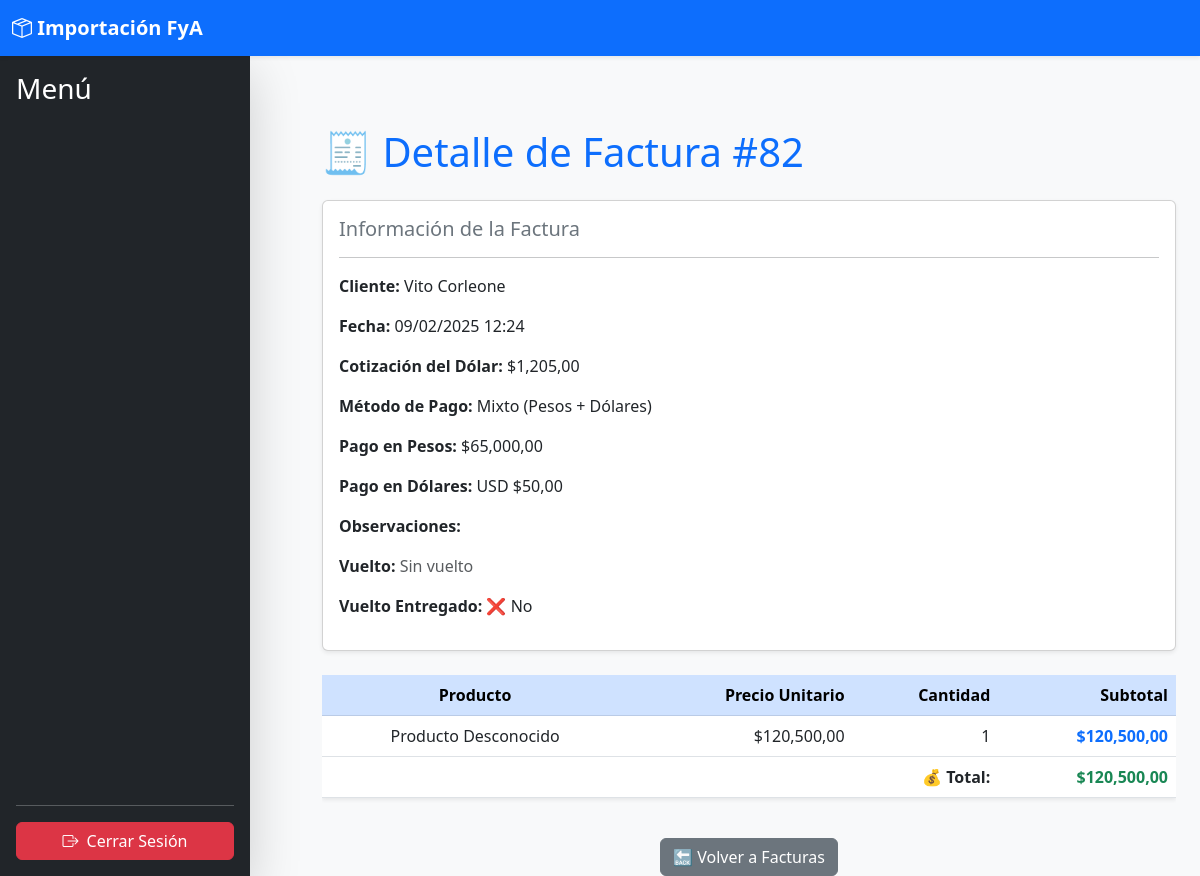
Page /facturacion/facturas/82/ on the committed database.
### facturacion/models.py (models this page shows, shortened)
class Factura(models.Model):
    cliente = models.ForeignKey(Cliente, on_delete=models.CASCADE, related_name='facturas')
    fecha = models.DateTimeField(auto_now_add=True)
    dolar_venta = models.DecimalField(max_digits=10, decimal_places=2, default=0)  # Dólar al momento de la venta
    pago_pesos = models.DecimalField(max_digits=10, decimal_places=2, default=0)  # Monto en pesos
    pago_dolares = models.DecimalField(max_digits=10, decimal_places=2, default=0)  # Monto en dólares
    metodo_pago = models.CharField(
        max_length=20,
        choices=[
            ('pesos', 'Pesos'),
            ('dolares', 'Dólares'),
            ('mixto', 'Mixto')
        ],
        default='pesos'
    )
    total = models.DecimalField(max_digits=10, decimal_places=2, default=0)
    vuelto = models.DecimalField(max_digits=10, decimal_places=2, default=0)
    observaciones = models.TextField(blank=True, null=True)  # Nuevo campo agregado
    vuelto_entregado = models.BooleanField(default=False, verbose_name="¿Vuelto entregado?")  # ✅ Nuevo campo

class DetalleFactura(models.Model):
    factura = models.ForeignKey(Factura, on_delete=models.CASCADE, related_name='detalles')
    producto_iphone = models.ForeignKey(Iphone, on_delete=models.SET_NULL, null=True, blank=True)
    producto_mac = models.ForeignKey(Mac, on_delete=models.SET_NULL, null=True, blank=True)
    producto_accesorio = models.ForeignKey(Accesorio, on_delete=models.SET_NULL, null=True, blank=True)
    precio_unitario = models.DecimalField(max_digits=10, decimal_places=2)
    cantidad = models.PositiveIntegerField()
    subtotal = models.DecimalField(max_digits=10, decimal_places=2, default=0.00)

### accounts/models.py (models this page shows)
class Cliente(models.Model):
    id = models.AutoField(primary_key=True)
    nombre = models.CharField(max_length=100)
    apellido = models.CharField(max_length=100)
    email = models.EmailField(unique=True)
    telefono = models.CharField(max_length=15, blank=True, null=True)
    direccion = models.TextField(blank=True, null=True)
    notas = models.TextField(blank=True, null=True)
    fecha_registro = models.DateTimeField(default=now)
    def __str__(self):
        return f"{self.nombre} {self.apellido}"

### facturacion/views.py (the view)
# urls.py: path('facturas/<int:factura_id>/', views.detalle_factura, name='detalle_factura'),
def detalle_factura(request, factura_id):
    factura = get_object_or_404(Factura, id=factura_id)
    detalles = factura.detalles.all()
    print(f"Factura ID: {factura.id}, Total: {factura.total}")
    print(f"Vuelto: {factura.vuelto}")
    print("Detalles asociados:")
    detalles_con_nombre = []
    for detalle in detalles:
        if detalle.producto_iphone:
            nombre_producto = f"{detalle.producto_iphone.modelo} - IMEI: {detalle.producto_iphone.imei}"
        elif detalle.producto_mac:
            nombre_producto = f"{detalle.producto_mac.modelo} - IMEI: {detalle.producto_mac.imei}"
        elif detalle.producto_accesorio:
            nombre_producto = detalle.producto_accesorio.modelo
        else:
            nombre_producto = "Producto Desconocido"
        print(f"- Producto: {nombre_producto}, Cantidad: {detalle.cantidad}, Subtotal: {detalle.subtotal}")
        detalles_con_nombre.append({
            "nombre": nombre_producto,
            "precio_unitario": detalle.precio_unitario,
            "cantidad": detalle.cantidad,
            "subtotal": detalle.subtotal
        })
    return render(request, 'facturacion/detalle_factura.html', {
        'factura': factura,
        'detalles': detalles_con_nombre,
        'vuelto': factura.vuelto,  # ✅ Agregar el vuelto
        'vuelto_entregado': factura.vuelto_entregado,  # ✅ Estado del vuelto
    })

### facturacion/templates/facturacion/detalle_factura.html
{% extends 'core/base.html' %}
{% load humanize %}
{% block content %}
<div class="container mt-5">
    <h1 class="mb-4 text-primary">🧾 Detalle de Factura #{{ factura.id }}</h1>
    <div class="card shadow-sm mb-4">
        <div class="card-body">
            <h5 class="card-title text-secondary">Información de la Factura</h5>
            <hr>
            <p><strong>Cliente:</strong> {{ factura.cliente }}</p>
            <p><strong>Fecha:</strong> {{ factura.fecha|date:"d/m/Y H:i" }}</p>
            <p><strong>Cotización del Dólar:</strong> ${{ factura.dolar_venta|floatformat:2|intcomma }}</p>
            <p><strong>Método de Pago:</strong>
                {% if factura.pago_pesos > 0 and factura.pago_dolares > 0 %}
                    Mixto (Pesos + Dólares)
                {% elif factura.pago_pesos > 0 %}
                    Solo en Pesos
                {% elif factura.pago_dolares > 0 %}
                    Solo en Dólares
                {% else %}
                    No especificado
                {% endif %}
            </p>
            <p><strong>Pago en Pesos:</strong> ${{ factura.pago_pesos|floatformat:2|intcomma }}</p>
            <p><strong>Pago en Dólares:</strong> USD ${{ factura.pago_dolares|floatformat:2|intcomma }}</p>
            <p><strong>Observaciones:</strong> {{ factura.observaciones }}</p>
            <p><strong>Vuelto:</strong>
                {% if factura.vuelto > 0 %}
                    <span class="text-success">${{ factura.vuelto|floatformat:2|intcomma }}</span>
                {% else %}
                    <span class="text-muted">Sin vuelto</span>
                {% endif %}
            </p>
            <p><strong>Vuelto Entregado:</strong>
                {% if factura.vuelto_entregado %}
                    ✅ Sí
                {% else %}
                    ❌ No
                {% endif %}
            </p>
        </div>
    </div>
    <div class="table-responsive">
        <table class="table table-hover shadow-sm text-center align-middle">
            <thead class="table-primary">
                <tr>
                    <th>Producto</th>
                    <th class="text-end">Precio Unitario</th>
                    <th class="text-end">Cantidad</th>
                    <th class="text-end">Subtotal</th>
                </tr>
            </thead>
            <tbody>
                {% for detalle in detalles %}
                <tr>
                    <td class="text-center">{{ detalle.nombre }}</td>
                    <td class="text-end">${{ detalle.precio_unitario|floatformat:2|intcomma }}</td>
                    <td class="text-end">{{ detalle.cantidad }}</td>
                    <td class="text-end text-primary fw-bold">${{ detalle.subtotal|floatformat:2|intcomma }}</td>
                </tr>
                {% empty %}
                <tr>
                    <td colspan="4" class="text-center text-muted py-3">No hay productos en esta factura.</td>
                </tr>
                {% endfor %}
            </tbody>
            <tfoot>
                <tr class="bg-light fw-bold">
                    <td colspan="3" class="text-end">💰 Total:</td>
                    <td class="text-end text-success">${{ factura.total|floatformat:2|intcomma }}</td>
                </tr>
            </tfoot>
        </table>
    </div>
    <div class="text-center mt-4">
        <a href="{% url 'facturacion:listar_facturas' %}" class="btn btn-secondary">
            🔙 Volver a Facturas
        </a>
    </div>
</div>
{% endblock %}

### rows in the picture
Factura: id "82", cliente "Vito Corleone", fecha "09/02/2025 12:24", dolar_venta "1,205,00", pago_pesos "65,000,00", pago_dolares "50,00", total "120,500,00"
DetalleFactura: precio_unitario "120,500,00", subtotal "120,500,00"

### other values in the picture
{{ detalle.nombre }} "Producto Desconocido"
{{ detalle.cantidad }} "1"
